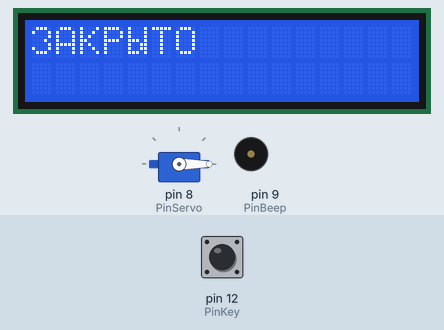
Simulated run of this sketch. Board: Arduino Uno, built with avr-gcc and run on an emulated ATmega328P. Parts: servo, 16×2 character LCD, buzzer (waves = sounding). The inputs (shaded band) are chosen by the test bench; at power-on: pin 12 (PinKey) LOW.

Above: at 1.2 s.
1.3 s: pin 12 (PinKey) pulled HIGH for 1 s
At 2.28 s:
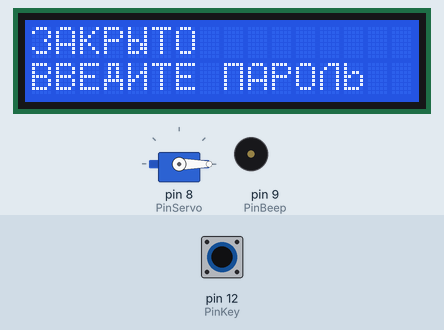
3.9 s: pin 12 (PinKey) pulled HIGH for 0.15 s
At 4.3 s:
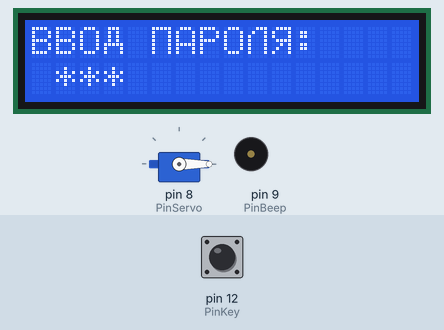
7.0 s: pin 12 (PinKey) pulled HIGH for 0.15 s
At 7.3 s:
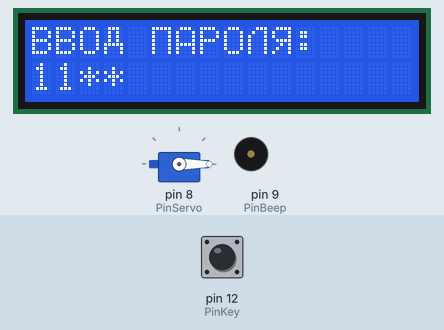
10.1 s: pin 12 (PinKey) pulled HIGH for 3.2 s
At 13.7 s:
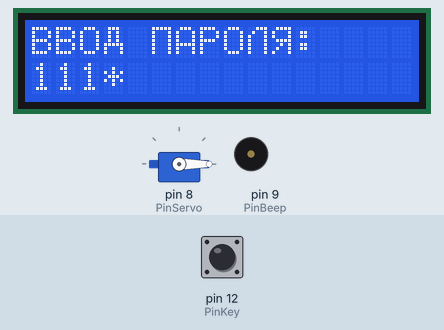
16.3 s: pin 12 (PinKey) pulled HIGH for 0.15 s
At 16.9 s:
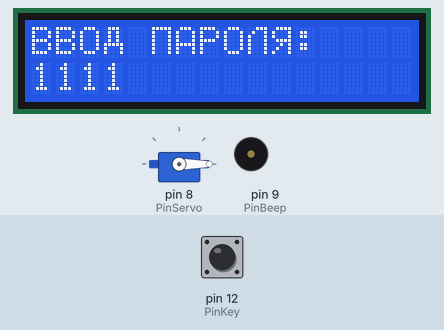
Timing chart, 0 to 21.0 s (numbered marks = the images above; inputs shaded):
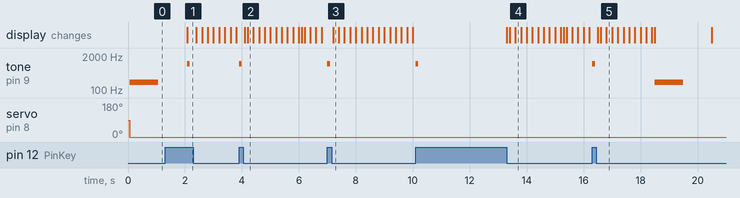

Measured:
- after the input at 1.3 s, tone on pin 9 (PinBeep): silent → 1000 Hz after 0.78 s, → silent 0.10 s later
- after the input at 3.9 s, tone on pin 9 (PinBeep): silent → 1000 Hz at once, → silent 0.10 s later
- after the input at 7.0 s, tone on pin 9 (PinBeep): silent → 1000 Hz at once, → silent 0.10 s later

The sketch:

Project_5.ino
```cpp
#include <LiquidCrystal.h>             // Подключаем библиотеку LiquidCrystal для работы с LCD дисплеем
#include <Servo.h>                     // Подключаем библиотеку Servo
LiquidCrystal  lcd(2,3,4,5,6,7);       // Создаём объект библиотеки LiquidCrystal, выводы дисплея (RS,E,D4,D5,D6,D7)
Servo          ObjServo;               // Создаём объект библиотеки Servo
const uint8_t  PinKey      = 12;       // Создаём константу с № вывода к которому подключена кнопка
const uint8_t  PinBeep     = 9;        // Создаём константу с № вывода к которому подключён зуммер
const uint8_t  PinServo    = 8;        // Создаём константу с № вывода к которому подключён сервопривод
const uint8_t  PwdAccess[] ={1,2,3,4}; // Создаём массив с паролем из 4 цифр
      uint8_t  PwdInput[]  ={0,0,0,0}; // Создаём массив для хранения 4 цифр вводимого пароля
      uint8_t  Mode        = 102;      // Создаём переменную для хранения текущего режима (0-100: ввод пароля, 100: проверка пароля, 101: открыто, 102: закрыто)
      bool     ChangeMode  = 1;        // Создаём флаг сигнализирующий о смене режима
      bool     PressKey    = 0;        // Создаём флаг сигнализирующий о нажатии на кнопку
      uint32_t PressTime   = 0;        // Создаём переменную для хранения времени последнего нажатия на кнопку
      uint8_t  symbol[7][8]=          {// Создаём массив из семи символов, для их записи в ОЗУ дисплея
                                      {14,10,10,10,31,17,17,0} /* Д */, {14,17, 1, 2, 1,17,14,0} /* З */,
                                      {17,17,19,21,25,17,17,0} /* И */, { 7, 9,17,17,17,17,17,0} /* Л */,
                                      {31,17,17,17,17,17,17,0} /* П */, {17,17,17,29,19,19,29,0} /* Ы */,
                                      {15,17,17,15, 5, 9,17,0} /* Я */  };
//  Массив symbol предназначен для загрузки семи символов ДЗИЛПЫЯ в ОЗУ дисплея, так как в ПЗУ дисплея, нет кириллических символов.
//  Пароль хранится в константном массиве PwdAccess, а вводится с кнопки в массив PwdInput, после чего оба массива сверяются.
//  Размеры этих массивов должны совпадать, поэтому если Вы захотите изменить пароль 1234 на 0123456789, то измените объявление обоих массивов (строки 8 и 9 скетча):
//  const uint8_t PwdAccess[] ={0,1,2,3,4,5,6,7,8,9}; // Создаём массив с паролем из 10 цифр
//        uint8_t PwdInput[]  ={0,0,0,0,0,0,0,0,0,0}; // Создаём массив для хранения 10 цифр вводимого пароля

void setup(){
    pinMode(PinKey,   INPUT );                                                                                   // Конфигурируем вывод PinKey как вход
    pinMode(PinBeep,  OUTPUT);                                                                                   // Конфигурируем вывод PinBeep как выход
    pinMode(PinServo, OUTPUT);                                                                                   // Конфигурируем вывод PinServo как выход
    ObjServo.attach(PinServo);                                                                                   // Определяем вывод PinServo, с которым будет работать объект ObjServo
    lcd.begin(16, 2);                                                                                            // Инициируем работу с LCD дисплеем, указывая количество (столбцов, строк)
    for(int i=0; i<7; i++){lcd.createChar(i+1, symbol[i]);}                                                      // Записываем массив символов в ОЗУ дисплея
    ObjServo.write(0);                                                                                           // Поворачиваем сервопривод в положение 0 градусов (закрываем)
}

void loop(){
    if(digitalRead(PinKey)){                                                                                     // Если нажато кнопка, то ...
      tone(PinBeep, 1000, 100);                                                                                  // Выводим звуковой сигнал с частотой 1000 Гц длительностью 100 мс.
      while(digitalRead(PinKey)){delay(100);}                                                                    // Ждём пока кнопка не будет отпущена и задержкой в 100 мс подавляем дребезг
      PressTime=millis(); PressKey=1;                                                                            // Сохраняем время отпускания кнопки и устанавливаем флаг PressKey (сигнализирующий о нажатии на кнопку)
    }
    if(Mode<100){
//  ЕСЛИ УСТАНОВЛЕН РЕЖИМ 0-99: ВВОД ПАРОЛЯ ...
        if(ChangeMode){ChangeMode=0;                                                                             // Если установлен флаг ChangeMode (произошла смена режима), то ...
            lcd.clear();                                                                                         // Чистим экран
            lcd.setCursor(0,0); lcd.print("BBO\1 \5APO\4\7:");                                                   // Начиная с 0 столбца, 0 строки, выводим текст: ВВОД ПАРОЛЯ
            lcd.setCursor(0,1); for(int i=0; i<sizeof(PwdAccess); i++){lcd.print("*");}                          // Начиная с 0 столбца, 1 строки, выводим столько символов "*", сколько цифр в пароле
        }
        if(PressKey){                                                                                            // Если установлен флаг PressKey (была нажата кнопка), то ...
            PwdInput[Mode]++; if(PwdInput[Mode]>9){PwdInput[Mode]=0;}                                            // Увеличиваем значение вводимой цифры
        }   lcd.setCursor(Mode,1); if(millis()%400<200){lcd.print(PwdInput[Mode]);}else{lcd.print(" ");}         // Выводим вводимую цифру на дисплей, мигая ей через каждые 0,2 секунды
        if((PressTime+2000)<millis()){PressTime=millis();                                                        // Если кнопка не нажималась дольше 2 сек, переходим к след. режиму
            lcd.setCursor(Mode,1); lcd.print(PwdInput[Mode]);                                                    // Выводим введённую цифру на дисплей, не мигая ей
            Mode++; if(Mode>=sizeof(PwdAccess)){Mode=100;}                                                       // Переходим к вводу следующей цифры, или проверки пароля
        }
    }else if(Mode==100){
//  ЕСЛИ УСТАНОВЛЕН РЕЖИМ 100: ПРОВЕРКА ПАРОЛЯ ...
        Mode=101; for(int i=0; i<sizeof(PwdAccess); i++){if(PwdAccess[i]!=PwdInput[i]){Mode=102;}} ChangeMode=1; // Устанавливаем режим 5 (открыто) или 6 (закрыто) и устанавливаем флаг ChangeMode
    }else if(Mode==101){
//  ЕСЛИ УСТАНОВЛЕН РЕЖИМ 101: ОТКРЫТО ...
        if(ChangeMode){ChangeMode=0;                                                                             // Если установлен флаг ChangeMode (произошла смена режима), то ...
            tone(PinBeep, 2000, 1000);                                                                           // Выводим звуковой сигнал с частотой 2000 Гц длительностью 1000 мс.
            lcd.clear();                                                                                         // Чистим экран
            lcd.setCursor(0,0); lcd.print("OTKP\6TO");                                                           // Начиная с 0 столбца, 0 строки, выводим текст: ОТКРЫТО
            ObjServo.write(180);                                                                                 // Поворачиваем сервопривод в положение 180 градусов (открываем)
        }
        if(PressKey){                                                                                            // Если установлен флаг PressKey (была нажата кнопка), то ...
            Mode=102; ChangeMode=1;                                                                              // Устанавливаем режим 102 (закрыто) и устанавливаем флаг ChangeMode
        }
    }else if(Mode==102){
//  ЕСЛИ УСТАНОВЛЕН РЕЖИМ 102: ЗАКРЫТО ...
        if(ChangeMode){ChangeMode=0;                                                                             // Если установлен флаг ChangeMode (произошла смена режима), то ...
            tone(PinBeep, 200, 1000);                                                                            // Выводим звуковой сигнал с частотой 200 Гц длительностью 1000 мс.
            lcd.clear();                                                                                         // Чистим экран
            lcd.setCursor(0,0); lcd.print("\2AKP\6TO");                                                          // Начиная с 0 столбца, 0 строки, выводим текст: ЗАКРЫТО
            delay(2000);                                                                                         // Приостанавливаем выполнение программы перед закрытием сервопривода
            ObjServo.write(0);                                                                                   // Поворачиваем сервопривод в положение 0 градусов (закрываем)
            lcd.setCursor(0,1); lcd.print("BBE\1\3TE \5APO\4b");                                                 // Начиная с 0 столбца, 1 строки, выводим текст: ВВЕДИТЕ ПАРОЛЬ
        }
        if(PressKey){                                                                                            // Если установлен флаг PressKey (была нажата кнопка), то ...
            for(int i=0; i<sizeof(PwdAccess); i++){PwdInput[i]=0;}                                               // Обнуляем элементы массива PwdInput
            Mode=0; ChangeMode=1;                                                                                // Устанавливаем режим 0 (ввод 1 цифры пароля) и устанавливаем флаг ChangeMode
        }
    }
    PressKey=0;                                                                                                  // Сбрасываем флаг PressKey (сигнализирующий о нажатии на кнопку)
}
```
